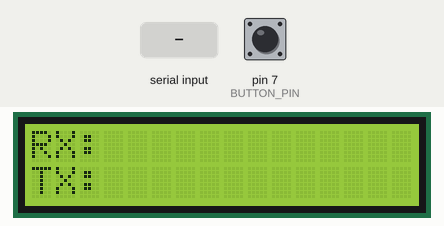
The sketch below on a simulated Arduino Uno, built with avr-gcc and run on an emulated ATmega328P. Shown: 16×2 character LCD. The inputs (shaded band) are chosen by the test bench; at power-on: pin 7 (BUTTON_PIN) HIGH. Random numbers use the default seed unless the sketch sets one.

Above: at 1.2 s.
1.3 s: pin 7 (BUTTON_PIN) pulled LOW for 3.2 s
At 4.9 s:
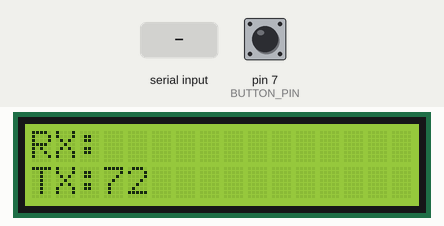
6.0 s: "1" received over Serial
At 7.6 s:
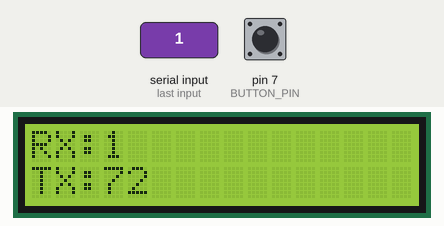
8.6 s: pin 7 (BUTTON_PIN) pulled LOW for 0.15 s
At 9.2 s:
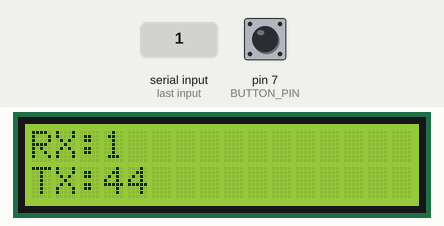
10.2 s: "0" received over Serial
At 12.6 s:
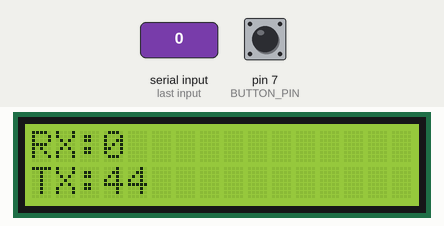
Timing chart, 0 to 13.7 s (numbered marks = the images above; inputs shaded):
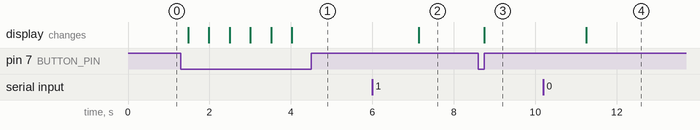

Measured:
- after the input at 1.3 s, the display: first changes after 0.18 s (image 1 shows a later state)
- after the input at 6.0 s, the display: changes after 1.1 s (image 2)
- after the input at 8.6 s, the display: changes after 0.14 s (image 3)
- after the input at 10.2 s, the display: changes after 1.1 s (image 4)

The sketch:

BT_IO_2.ino
```cpp
#include <SoftwareSerial.h>
#include <LCD.h>
#include <Wire.h>
#include <LiquidCrystal_I2C.h>

#define I2C_ADDR 0x27 //0x27或0x3F 定義 I2C 的 Address 位置 (PCF8574T)
#define BUTTON_PIN 7

LiquidCrystal_I2C lcd(I2C_ADDR,2,1,0,4,5,6,7,3,POSITIVE);


void setup() {
  Serial.begin(9600);   // 0, 1 接腳
  pinMode(BUTTON_PIN, INPUT);
  lcd.begin(16, 2);
  lcd.setCursor(0, 0);
  lcd.print("RX:");
  lcd.setCursor(0, 1);
  lcd.print("TX:");
}
void loop() {
  //檢查是否有資料透過(RX:0, TX:1)傳進來
  if(Serial.available()){
    String data = Serial.readString();// 讀取藍芽資料
    lcd.setCursor(3, 0);
    lcd.print("      ");
    lcd.setCursor(3, 0);
    lcd.print(data);
  }
  //透過(RX:0, TX:1)將資料傳出
  if(digitalRead(BUTTON_PIN) == LOW){
    int n = random(0, 100);
    lcd.setCursor(3, 1);
    lcd.print("      ");
    lcd.setCursor(3, 1);
    lcd.print(n);
    delay(300);
  }
  delay(200);
}
```
